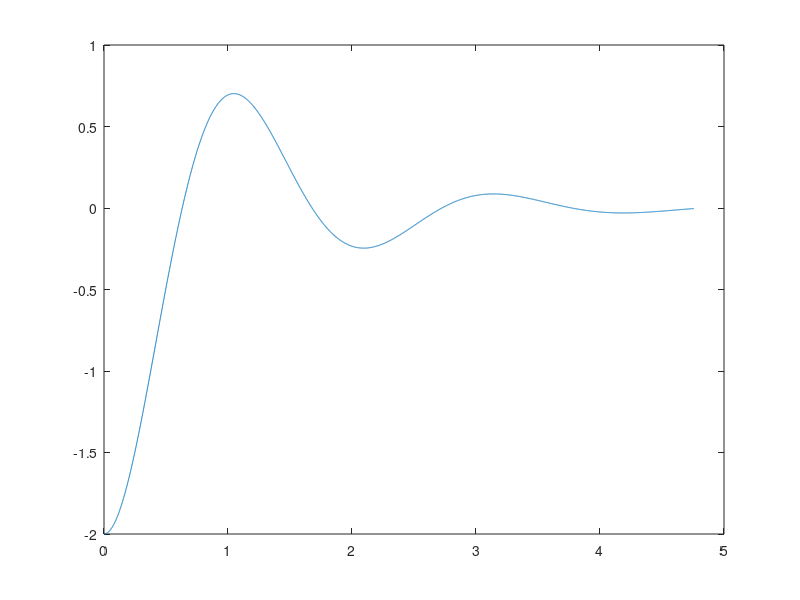

Recreate this plot in MATLAB.
% P3.7
d_ratio = 1/sqrt(10);
nat_freq = sqrt(10);

tset =  -log(0.02*sqrt(1-d_ratio^2))/(d_ratio*nat_freq);
limit = tset*1.2;
t = 0:0.001:limit;

x_1 = @(t) 2;
x_ser_1 = arrayfun(x_1,t);

x_2 = @(t) -2*exp(-t)/sqrt(9/10)*cos(3*t-atan(1/3));
x_ser_2 = arrayfun(x_2,t);

x_2_1 = @(t) -2*exp(-t)*cos(3*t);
x_ser_2_1 = arrayfun(x_2_1,t);

x_2_2 = @(t) -2/3*exp(-t)*sin(3*t);
x_ser_2_2 = arrayfun(x_2_2,t);

x_ser = arrayfun(@(t) x_1(t) + x_2(t),t);

figure;
hold on
title("P3.6 System Response Break-down");
plot(t,x_ser_1,'DisplayName',"Constant Response (x=2)");
plot(t,x_ser_2,'DisplayName',"Total Damped Oscillation Response");
plot(t,x_ser_2_1,'DisplayName',"Cosine Term")
plot(t,x_ser_2_2,'DisplayName',"Sine Term")
plot(t,x_ser,'DisplayName',"Overall System Step Response");
xlim([0 limit])
ylim([-2.5 3.5]);
xlabel("Time (seconds)");
ylabel("Response Amplitude");
legend("Location",'southeast');
grid; grid minor;

%test
sys = tf([20],[1 2 10]);
step(sys);
comb_ser = arrayfun(@(t) x_2_1(t) + x_2_2(t),t);
plot(t,comb_ser,'DisplayName',"Sum of sinusoidal Response");
